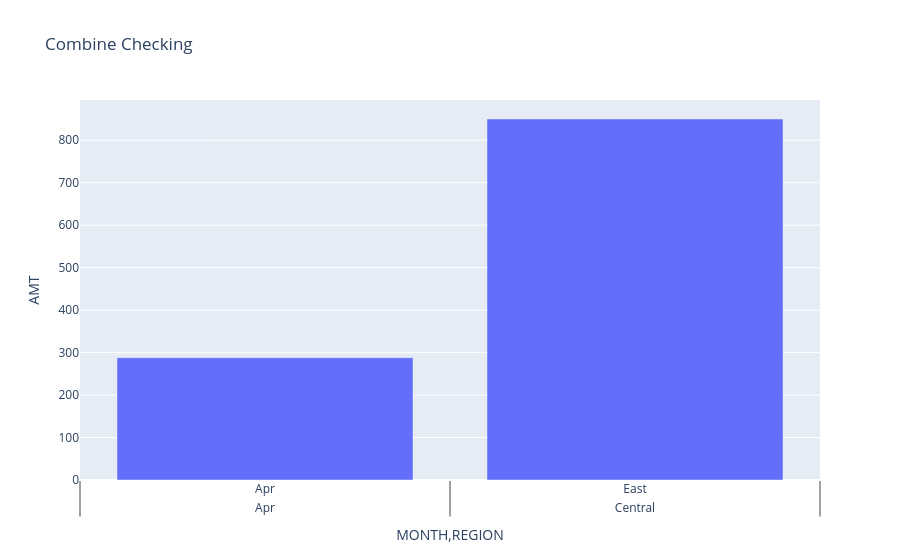

The notebook cell saved with this chart:
### Code cell
counts = df.groupby(["MONTH","Region"])["AMT"].count().head(100)
fig = go.Figure(
    go.Bar(
        x=counts.index,
        y=counts.values
    )
)

fig.update_layout(
    title="Combine Checking ",
    xaxis_title="MONTH,REGION",
    yaxis_title="AMT"
)

fig.show()

### Figure 1 — Plotly figure (JSON) as saved in the notebook; plotly's stock layout.template omitted (floating-point values rounded to 4 significant figures)
{"data": [{"type": "bar", "x": [["Apr", "Central"], ["Apr", "East"], ["Apr", "North"], ["Apr", "South"], ["Apr", "West"], ["Aug", "Central"], ["Aug", "East"], ["Aug", "North"], ["Aug", "South"], ["Aug", "West"], ["Dec", "Central"], ["Dec", "East"], ["Dec", "North"], ["Dec", "South"], ["Dec", "West"], ["Feb", "Central"], ["Feb", "East"], ["Feb", "North"], ["Feb", "South"], ["Feb", "West"], ["Jan", "Central"], ["Jan", "East"], ["Jan", "North"], ["Jan", "South"], ["Jan", "West"], ["Jul", "Central"], ["Jul", "East"], ["Jul", "North"], ["Jul", "South"], ["Jul", "West"], ["Jun", "Central"], ["Jun", "East"], ["Jun", "North"], ["Jun", "South"], ["Jun", "West"], ["Mar", "Central"], ["Mar", "East"], ["Mar", "North"], ["Mar", "South"], ["Mar", "West"], ["May", "Central"], ["May", "East"], ["May", "North"], ["May", "South"], ["May", "West"], ["Nov", "Central"], ["Nov", "East"], ["Nov", "North"], ["Nov", "South"], ["Nov", "West"], ["Oct", "Central"], ["Oct", "East"], ["Oct", "North"], ["Oct", "South"], ["Oct", "West"], ["Sep", "Central"], ["Sep", "East"], ["Sep", "North"], ["Sep", "South"], ["Sep", "West"]], "y": [288, 850, 52, 461, 814, 403, 1264, 53, 864, 1052, 205, 461, 24, 553, 472, 153, 406, 22, 362, 358, 158, 546, 21, 276, 428, 357, 1475, 46, 833, 848, 206, 692, 30, 469, 580, 192, 564, 29, 386, 380, 326, 869, 41, 607, 822, 207, 403, 29, 457, 550, 476, 739, 52, 879, 1939, 250, 896, 47, 727, 654]}], "layout": {"title": {"text": "Combine Checking "}, "xaxis": {"title": {"text": "MONTH,REGION"}}, "yaxis": {"title": {"text": "AMT"}}}}
